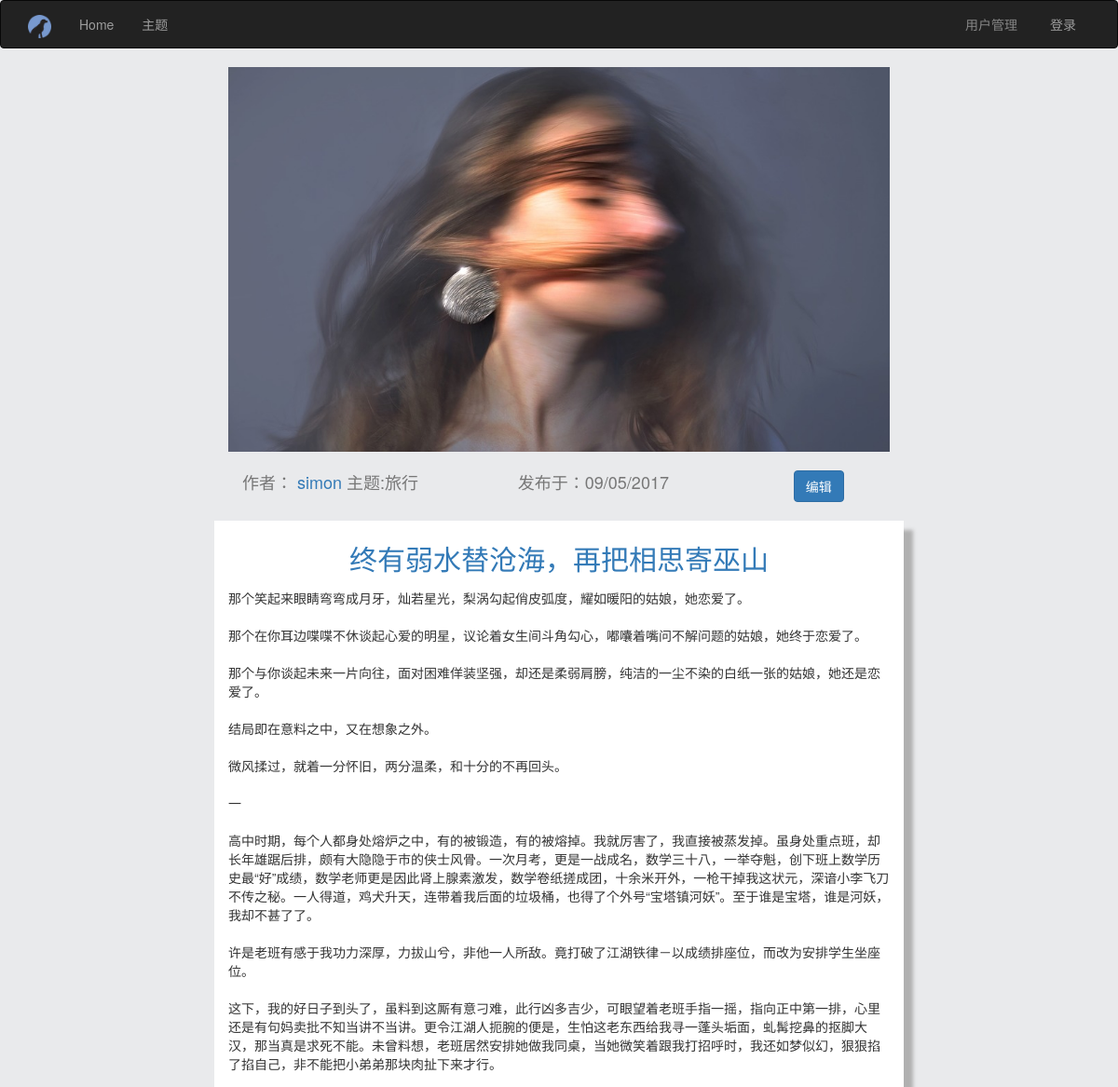
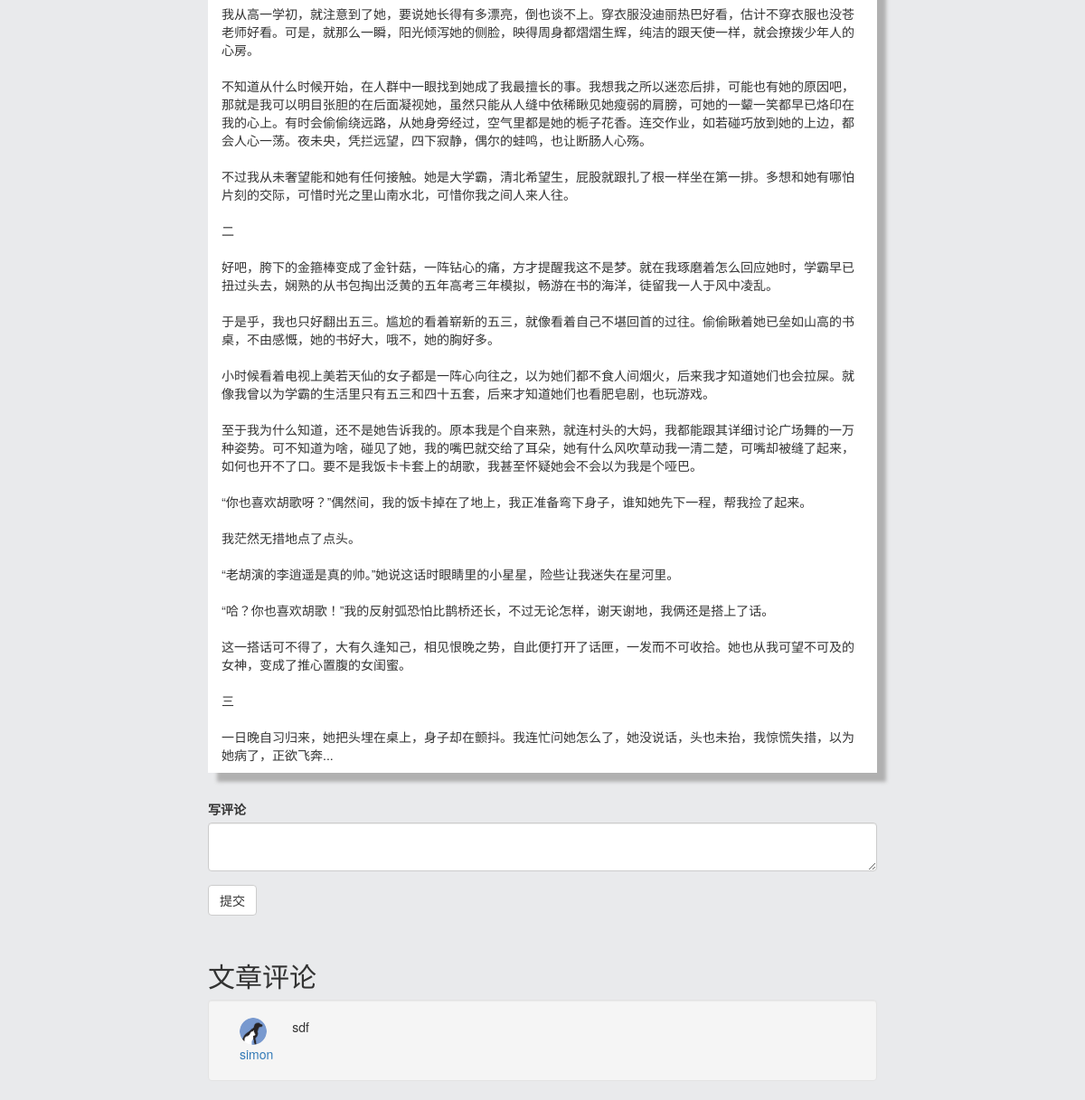
/post/1, run on the app's committed database (2 pictures, top to bottom).
### app/models.py (models this page shows, shortened)
class Post(db.Model):
    __tablename__ = 'posts'
    id = db.Column(db.Integer, primary_key=True)
    post_head = db.Column(db.Text)
    post_img = db.Column(db.String(64))
    body = db.Column(db.Text)
    timestamp = db.Column(db.DateTime, index=True, default=datetime.utcnow)
    author_id = db.Column(db.Integer, db.ForeignKey('users.id'))
    count = db.Column(db.Integer, default=0)
    topics = db.Column(db.String(64))

class User(UserMixin, db.Model):
    __tablename__ = 'users'
    id = db.Column(db.Integer, primary_key=True)
    email = db.Column(db.String(64), unique=True, index=True)
    username = db.Column(db.String(64), unique=True, index=True)
    role_id = db.Column(db.Integer, db.ForeignKey('roles.id'))
    password_hash = db.Column(db.String(128))
    confirmed = db.Column(db.Boolean, default=False)
    name = db.Column(db.String(64))
    location = db.Column(db.String(64))
    about_me = db.Column(db.Text())
    member_since = db.Column(db.DateTime(), default=datetime.utcnow)
    last_seen = db.Column(db.DateTime(), default=datetime.utcnow)
    head_img = db.Column(db.String(64), default='head_img/flasky.ico')
    posts = db.relationship('Post', backref='author', lazy='dynamic')
    topics = db.Column(db.String(64), default='')
    @property
    def password(self):
        raise AttributeError(u'密码属性不可读')

class Comment(db.Model):
    __tablename__ = 'comments'
    id = db.Column(db.Integer, primary_key=True)
    commentator = db.Column(db.String(64))
    body = db.Column(db.Text)
    post_id = db.Column(db.Integer)
    timestamp = db.Column(db.DateTime, index=True, default=datetime.utcnow)

### app/main/views.py (the view, shortened to what this page needs)
@main.route('/post/<int:id>', methods=['GET', 'POST'])
def post(id):
    post = Post.query.filter_by(id=id).first()
    post.count += 1
    db.session.add(post)
    form = CommentForm()
    if post is None:
        abort(404)
    comments = Comment.query.filter_by(
        post_id=id).order_by(Comment.timestamp.desc()).all()
    return render_template('post.html', post=post, form=form, comments=comments, User=User)

### app/main/forms.py
class CommentForm(FlaskForm):
    body = TextAreaField(u'写评论', validators=[Required()])
    submit = SubmitField(u'提交')

### app/auth/views.py (called while the page is built)
@auth.before_app_request
def before_request():
    if current_user.is_authenticated:
        current_user.ping()
        if current_user.is_authenticated and not current_user.confirmed and request.endpoint[:5] != 'auth.' and request.endpoint != 'static':
            return redirect(url_for('auth.unconfirmed'))
        if "#" in current_user.username:
            logout_user()
            return render_template('ban-user.html')

### app/main/__init__.py (called while the page is built)
@main.app_context_processor
def inject_permissions():
	return dict(Permission=Permission)

### app/templates/post.html
{% extends "base.html" %}
{% import "bootstrap/wtf.html" as wtf %}
{% block page_head %}
	<div class="post col-xs-12" style="height: 100%;">
        <div class="post-head-img col-xs-12">
            <img class="img-responsive" src="{{ url_for('static', filename=post.post_img) }}">
        </div>
        <div class="post-meta col-xs-12">
            <div class="post-author col-xs-5">
                作者：
                <a href="{{ url_for('.user', username=post.author.username) }}">
                {{ post.author.username }}
                </a>
                主题:{{ post.topics }}
            </div>
            <div class="post-date col-xs-5">
            发布于：{{ moment(post.timestamp).format('L') }}
            </div>
			<div class="editpost col-xs-2">
				<a href="{{ url_for('.editpost', id=post.id) }}">
					<button type="button" class="btn btn-primary">
						编辑
					</button>
				</a>
			</div>
        </div>
        <div class="post-body col-xs-12" style="background: #fff; box-shadow: 10px 10px 4px #B0B0B0; margin-top: 20px;">
			<p style="font-size: 30px; margin-top: 20px; text-align: center; color: #337ab7;">{{ post.post_head }}</p>
			{{ post.body | safe }}
		</div>
    </div>
    <div class="comment col-xs-12">
        {{ wtf.quick_form(form) }}
    </div>
    {% include '_comments.html' %}
{% endblock %}

### app/templates/_comments.html
<div class="comments col-sm-12">
    <h2>文章评论</h2>
{% for comment in comments %}
	<ul class="comment col-sm-12 well">
	<div class="comment-user col-sm-1">
	<div class="user-img">
		<a href="#"><img class="img-circle" src="{{ url_for('static', filename=User.query.filter_by(username=comment.commentator).first().head_img) }}" width="30" height="30"></a>
	</div>
	<div class="username">
		<a href="#">{{ comment.commentator }}</a>
	</div>
	</div>
	<div class="comment-body col-sm-11">
		{{ comment.body }}
	</div>
	</ul>
	{% endfor %}
</div>

### app/static/styles.css (style rules this page uses)
html { background-color:#E9EAEC; height: 100%; }
body { background-color:#E9EAEC; }
.post-meta { margin-top: 20px; font-size: 18px; color: #777; }
div.comment { margin-top: 30px; }
div.comments { margin-top: 30px; }
a:link { text-decoration: none; }

### data on the page
Post: post_img (picture), topics "旅行", timestamp "09/05/2017", post_head "终有弱水替沧海，再把相思寄巫山", body "那个笑起来眼睛弯弯成月牙，灿若星光，梨涡勾起俏皮弧度，耀如暖阳的姑娘，她恋爱了。 那个在你耳边喋喋不休谈起心爱的明星，议论着女生间斗角勾心，嘟囔着嘴问不解问题的姑娘，她终于恋爱了。 那个与你谈起未来一片向往，面对困难佯装坚强，却还是柔弱肩膀，纯洁的一尘不染的白纸一张的姑娘，她还是恋爱了。 结局即在意料之中，又在想象之外。 微风揉过，就着一分怀旧，两分温柔，和十分的不再回头。 一 高中时期，每个人都身处熔炉之中，有的被锻造，有的被熔掉。我就厉害了，我直接被蒸发掉。虽身处重点班，却长年雄踞后排，颇有大隐隐于市的侠士风骨。一次月考，更是一战成名，数学三十八，一举夺魁，创下班上数学历史最“好”成绩，数学老师更是因此肾上腺素激发，数学卷纸搓成团，十余米开外，一枪干掉我这状元，深谙小李飞刀不传之秘。一人得道，鸡犬升天，连带着我后面的垃圾桶，也得了个外号“宝塔镇河妖”。至于谁是宝塔，谁是河妖，我却不甚了了。 许是老班有感于我功力深厚，力拔山兮，非他一人所敌。竟打破了江湖铁律－以成绩排座位，而改为安排学生坐座位。 这下，我的好日子到头了，虽料到这厮有意刁难，此行凶多吉少，可眼望着老班手指一摇，指向正中第一排，心里还是有句妈卖批不知当讲不当讲。更令江湖人扼腕的便是，生怕这老东西给我寻一蓬头垢面，虬髯挖鼻的抠脚大汉，那当真是求死不能。未曾料想，老班居然安排她做我同桌，当她微笑着跟我打招呼时，我还如梦似幻，狠狠掐了掐自己，非不能把小弟弟那块肉扯下来才行。…"
User: author.username "simon"
Comment: commentator.head_img (picture), commentator "simon", body "sdf"
